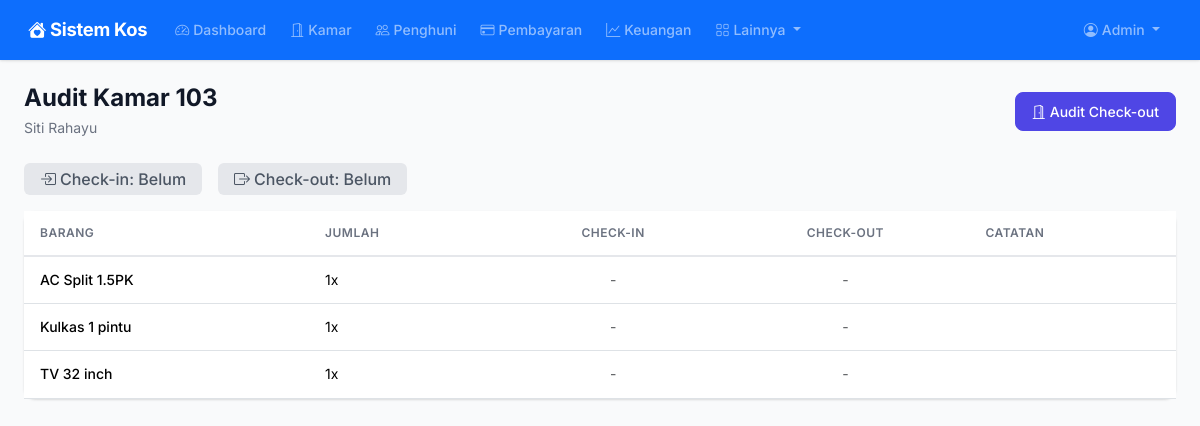
Before: /audit/2 (signed in) with the older database file.
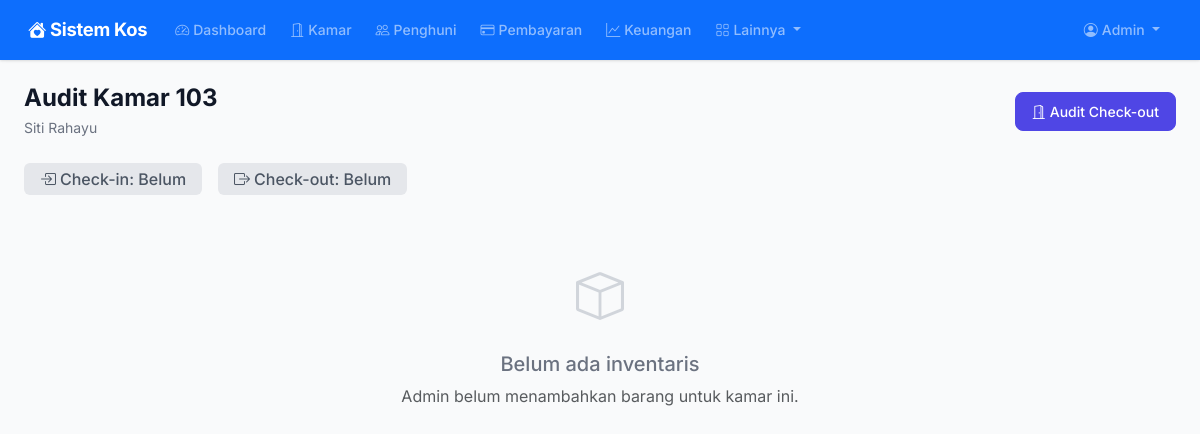
After: the same page with the newer database file.
### models.py (models this page shows)
class RoomItem(db.Model):
    __tablename__ = "room_items"
    id = db.Column(db.Integer, primary_key=True)
    room_id = db.Column(db.Integer, db.ForeignKey("rooms.id"), nullable=False)
    nama = db.Column(db.String(150), nullable=False)
    jumlah = db.Column(db.Integer, default=1)
    kondisi = db.Column(db.String(50), default="baik")
    catatan = db.Column(db.Text)
    created_at = db.Column(db.DateTime, default=datetime.utcnow)
    room = db.relationship("Room", backref="items")

### routes/audit.py (the view)
@audit_bp.route("/<int:booking_id>")
@login_required
def detail(booking_id):
    booking = Booking.query.get_or_404(booking_id)
    if booking.user_id != current_user.id and current_user.role not in ("admin", "management"):
        flash("Akses ditolak.", "danger")
        return redirect(url_for("dashboard.index"))
    check_in = RoomAudit.query.filter_by(booking_id=booking_id, tipe="check_in").first()
    check_out = RoomAudit.query.filter_by(booking_id=booking_id, tipe="check_out").first()
    items = RoomItem.query.filter_by(room_id=booking.room_id).order_by(RoomItem.nama).all()
    return render_template("audit/detail.html", booking=booking, items=items, check_in=check_in, check_out=check_out)

### app.py (called while the page is built)
def create_app():
    app = Flask(__name__)
    app.config.from_object("config.Config")
    db.init_app(app)
    login_manager.init_app(app)
    csrf.init_app(app)
    login_manager.login_view = "auth.login"
    login_manager.login_message = "Silakan login terlebih dahulu."
    from models import User
    @login_manager.user_loader
    def load_user(user_id):
        return User.query.get(int(user_id))
    @app.context_processor
    def inject_now():
        from datetime import datetime
        return {"now": datetime.now()}
    @app.context_processor
    def inject_utility():
        from datetime import date
        return {"date_today": date.today()}
    from routes import register_routes
    register_routes(app)
    with app.app_context():
        db.create_all()
    return app

### templates/audit/detail.html (shortened to what this page needs)
{% extends "base.html" %}
{% block content %}
<div class="page-header d-flex flex-wrap justify-content-between align-items-center">
    <div>
        <h1>Audit Kamar {{ booking.room.nomor_kamar }}</h1>
        <p>{{ booking.client.nama_lengkap }}</p>
    </div>
    <div class="d-flex gap-2">
        {% if current_user.role in ('admin', 'management') %}
            {% if not check_out %}
            <a href="{{ url_for('audit.check_out', booking_id=booking.id) }}" class="btn btn-primary">
                <i class="bi bi-door-open me-1"></i>Audit Check-out
            </a>
            {% endif %}
        {% else %}
            {% if check_in and current_user.id == booking.user_id %}
            <a href="{{ url_for('audit.check_in', booking_id=booking.id) }}" class="btn btn-outline-primary">
                <i class="bi bi-pencil me-1"></i>Edit Audit
            </a>
            {% endif %}
        {% endif %}
    </div>
</div>
<div class="d-flex gap-3 mb-3">
    <span class="badge {% if check_in %}badge-success{% else %}badge-secondary{% endif %} fs-6 px-3 py-2">
        <i class="bi bi-box-arrow-in-right me-1"></i>Check-in: {{ check_in.created_at.strftime('%d/%m/%Y %H:%M') if check_in else 'Belum' }}
    </span>
    <span class="badge {% if check_out %}badge-info{% else %}badge-secondary{% endif %} fs-6 px-3 py-2">
        <i class="bi bi-box-arrow-right me-1"></i>Check-out: {{ check_out.created_at.strftime('%d/%m/%Y %H:%M') if check_out else 'Belum' }}
    </span>
</div>
{% if items %}
<div class="card border-0">
    <div class="table-responsive">
        <table class="table table-hover">
            <thead>
                <tr>
                    <th>Barang</th>
                    <th>Jumlah</th>
                    <th class="text-center">Check-in</th>
                    <th class="text-center">Check-out</th>
                    <th>Catatan</th>
                </tr>
            </thead>
            <tbody>
                {% for item in items %}
                {% set ci = check_in.items|selectattr('item_id','equalto',item.id)|first if check_in else None %}
                {% set co = check_out.items|selectattr('item_id','equalto',item.id)|first if check_out else None %}
                <tr>
                    <td class="fw-medium">{{ item.nama }}</td>
                    <td>{{ item.jumlah }}x</td>
                    <td class="text-center">
                        {% if ci %}
                            {% if ci.kondisi == 'baik' %}
                            <span class="badge badge-success">Baik</span>
                            {% else %}
                            <span class="badge badge-danger">Rusak</span>
                            {% endif %}
                        {% else %}
                        <span class="text-muted">-</span>
                        {% endif %}
                    </td>
                    <td class="text-center">
                        {% if co %}
                            {% if co.kondisi == 'baik' %}
                            <span class="badge badge-success">Baik</span>
                            {% else %}
                            <span class="badge badge-danger">Rusak</span>
                            {% endif %}
                        {% else %}
                        <span class="text-muted">-</span>
                        {% endif %}
                    </td>
                    <td>
                    </td>
                </tr>
                {% endfor %}
            </tbody>
        </table>
    </div>
</div>
{% else %}
<div class="empty-state">
    <i class="bi bi-box"></i>
    <h5>Belum ada inventaris</h5>
    <p class="text-muted">Admin belum menambahkan barang untuk kamar ini.</p>
</div>
{% endif %}
{% endblock %}

Changed rows visible on the page:
removed RoomItem: nama "AC Split 1.5PK", jumlah "1"
removed RoomItem: nama "Kulkas 1 pintu", jumlah "1"
removed RoomItem: nama "TV 32 inch", jumlah "1"
Other visible differences:
text no longer shown: "BARANG JUMLAH CHECK-IN CHECK-OUT CATATAN"
text now shown: "Belum ada inventaris Admin belum menambahkan barang untuk kamar ini."
